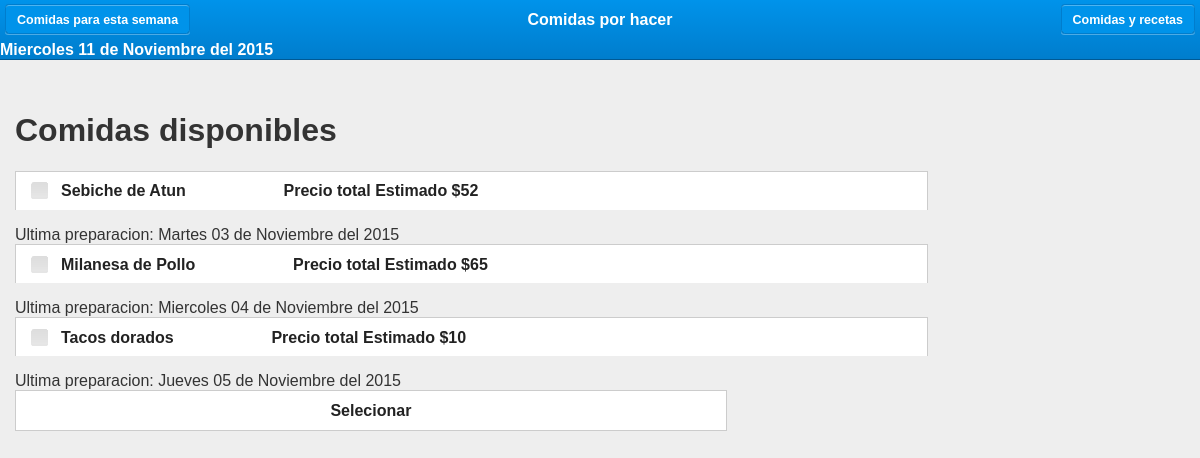
The page / on the database its author committed.
### tables this page shows
CREATE TABLE `comida` (
  `id` int(11) NOT NULL AUTO_INCREMENT,
  `nombre` varchar(100) DEFAULT NULL,
  PRIMARY KEY (`id`)
);

### index.php (the view, shortened to what this page needs)
<!DOCTYPE html>
<html>
<head>
  <link rel="stylesheet" href="jquery.mobile-1.3.1.css" />
</head>
<body>
<div data-role="page">
  <div data-role="header" data-position="fixed">
    <a href="ComidasSemana.php" data-transition="flip" >Comidas para esta semana</a>
    <a href="addcomida.php" data-transition="pop" >Comidas y recetas</a>
    <h1>Comidas por hacer</h1>
    <?php
$dias = array("Domingo","Lunes","Martes","Miercoles","Jueves","Viernes","Sábado");
$meses = array("Enero","Febrero","Marzo","Abril","Mayo","Junio","Julio","Agosto","Septiembre","Octubre","Noviembre","Diciembre");
echo $dias[date('w')]." ".date('d')." de ".$meses[date('n')-1]. " del ".date('Y') ;
function ConvetidorFechas($fecha,$opcion)
{
switch ($opcion) {
case 3:
$year=substr($fecha,0,4);
$month=substr($fecha,5,2);
$day=substr($fecha,8,2);
$dayN=date("D", strtotime($fecha));
switch ($dayN) {
  case 'Tue': $dayL='Martes'; break;
  case 'Wed': $dayL='Miercoles'; break;
   case 'Thu': $dayL='Jueves'; break;
 }
  switch ($month) {
          case 11: $month='Noviembre'; break;
}
echo $fecha=$dayL." ".$day." de ".$month." del ".$year;
  break;
}
}
?>
  </div>
  <div data-role="content">
<div  data-role="fieldcontain">
        <fieldset data-role="controlgroup">
           <h1>Comidas disponibles</h1>
           <form action='procesar.php' id="miform" method='GET' data-ajax="false">
           <?php
           $sql="SELECT DISTINCT c.id,c.nombre,h.fecha_preparacion FROM historico h, comida c
                        WHERE c.id= h.id_comida
                        AND fecha_repeticion <= (SELECT CURDATE());";
                      $id=1;
                      $cons=mysql_query($sql);
                      while ($file=mysql_fetch_object($cons)) {
                        $sqlPrecio="SELECT SUM(precio) PRECIO FROM ingredientes WHERE id_comida=$file->id;";
                        $precons=mysql_query($sqlPrecio);
                        $filePre=mysql_fetch_array($precons);
                          ?>
                          <label for="checkbox-<?php echo $id; ?>" ><?php echo $file->nombre; ?>
         <?php echo "Precio total Estimado $".$filePre['PRECIO']; ?></label>
                          <label >Ultima preparacion: <?php echo ConvetidorFechas($file->fecha_preparacion,3); ?></label>
                          <?php
                          $id+=1;
                        }
?>
<input type="submit" value="Selecionar">
</form>
          </fieldset>
      </div>
</div>
</body>
</html>

### rows shown on the page
comida: nombre "Sebiche de Atun", PRECIO "52", year "Martes 03 de Noviembre del 2015"
comida: nombre "Milanesa de Pollo", PRECIO "65", year "Miercoles 04 de Noviembre del 2015"
comida: nombre "Tacos dorados", PRECIO "10", year "Jueves 05 de Noviembre del 2015"
